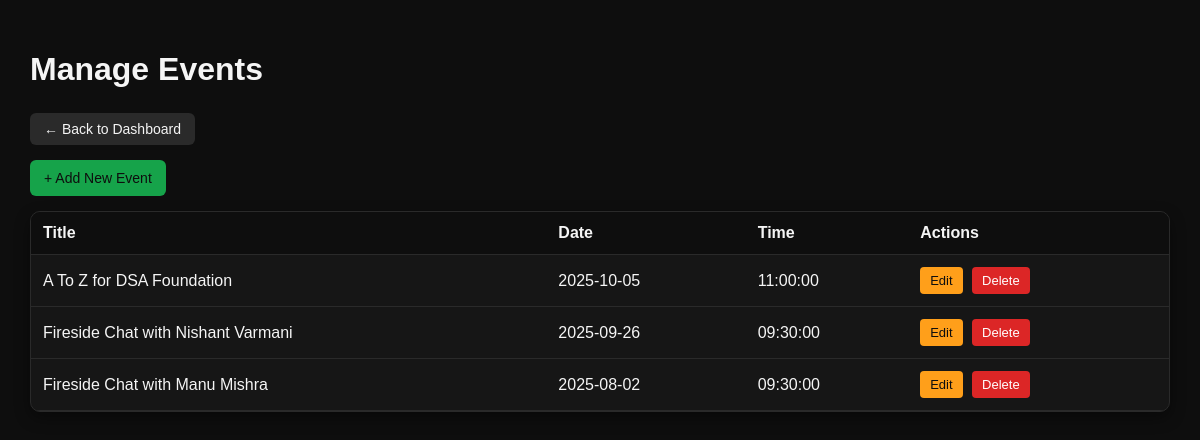
The page /admin/events/list.php (signed in) on the database its author committed.
### tables this page shows
CREATE TABLE `events` (
  `id` int(11) NOT NULL,
  `title` varchar(255) NOT NULL,
  `image` varchar(255) NOT NULL,
  `event_date` date NOT NULL,
  `event_time` time NOT NULL,
  `description` text NOT NULL,
  `created_at` timestamp NOT NULL DEFAULT current_timestamp()
);

### admin/events/list.php (the view, shortened to what this page needs)
<?php
require_once "../../config/db.php";
try {
    $stmt = $conn->prepare("SELECT * FROM events ORDER BY event_date DESC");
    $stmt->execute();
    $result = $stmt->get_result();
} catch (Exception $e) {
    die("Error fetching events");
}
?>
<!DOCTYPE html>
<html lang="en">
<head>
    <link rel="stylesheet" href="../../assets/css/admin.css">
</head>
<body>
<div class="dashboard-container">
    <h1 class="dashboard-title">Manage Events</h1>
    <a href="../dashboard.php" class="back-btn">← Back to Dashboard</a>
    <div class="top-actions">
        <a href="add.php" class="primary-btn">+ Add New Event</a>
    </div>
    <div class="table-wrapper">
        <table>
            <thead>
                <tr>
                    <th>Title</th>
                    <th>Date</th>
                    <th>Time</th>
                    <th>Actions</th>
                </tr>
            </thead>
            <tbody>
            <?php if ($result->num_rows > 0) : ?>
                <?php while ($event = $result->fetch_assoc()) : ?>
                    <tr>
                        <td><?= htmlspecialchars($event['title']) ?></td>
                        <td><?= htmlspecialchars($event['event_date']) ?></td>
                        <td><?= htmlspecialchars($event['event_time']) ?></td>
                        <td>
                            <a href="edit.php?id=<?= $event['id'] ?>" class="action-btn edit">Edit</a>
                            <a href="delete.php?id=<?= $event['id'] ?>"
                               class="action-btn delete"
                               onclick="return confirm('Are you sure you want to delete this event?');">
                               Delete
                            </a>
                        </td>
                    </tr>
                <?php endwhile; ?>
            <?php else : ?>
                <tr>
                    <td colspan="4">No events found.</td>
                </tr>
            <?php endif; ?>
            </tbody>
        </table>
    </div>
</div>
</body>
</html>

### assets/css/admin.css (style rules this page uses)
* { box-sizing: border-box; font-family: Arial, sans-serif; }
body { margin: 0; background-color: #0E0E0E; color: #F5F5F5; }
.dashboard-container { padding: 30px; }
.dashboard-title { color: #F5F5F5; margin-bottom: 25px; }
.top-actions { margin-bottom: 15px; }
.primary-btn { background-color: #16A34A; color: #0E0E0E; padding: 10px 14px; border-radius: 6px; text-decoration: none; font-size: 14px; display: inline-block; }
.action-btn { padding: 6px 10px; border-radius: 4px; text-decoration: none; font-size: 13px; margin-right: 5px; display: inline-block; }
.action-btn.edit { background-color: #FF9F1A; color: #0E0E0E; }
.action-btn.delete { background-color: #DC2626; color: #ffffff; }
.table-wrapper { overflow-x: auto; background: #161616; border-radius: 10px; border: 1px solid #2A2A2A; box-shadow: 0 6px 15px rgba(0,0,0,0.4); }
table { width: 100%; border-collapse: collapse; }
thead { background-color: #0E0E0E; color: #F5F5F5; }
th, td { padding: 12px; text-align: left; border-bottom: 1px solid #2A2A2A; }
.back-btn { display: inline-block; margin-bottom: 15px; background-color: #2A2A2A; color: #F5F5F5; padding: 8px 14px; border-radius: 6px; text-decoration: none; font-size: 14px; }

### rows shown on the page
events: title "A To Z for DSA Foundation", event_date "2025-10-05", event_time "11:00:00"
events: title "Fireside Chat with Nishant Varmani", event_date "2025-09-26", event_time "09:30:00"
events: title "Fireside Chat with Manu Mishra", event_date "2025-08-02", event_time "09:30:00"
